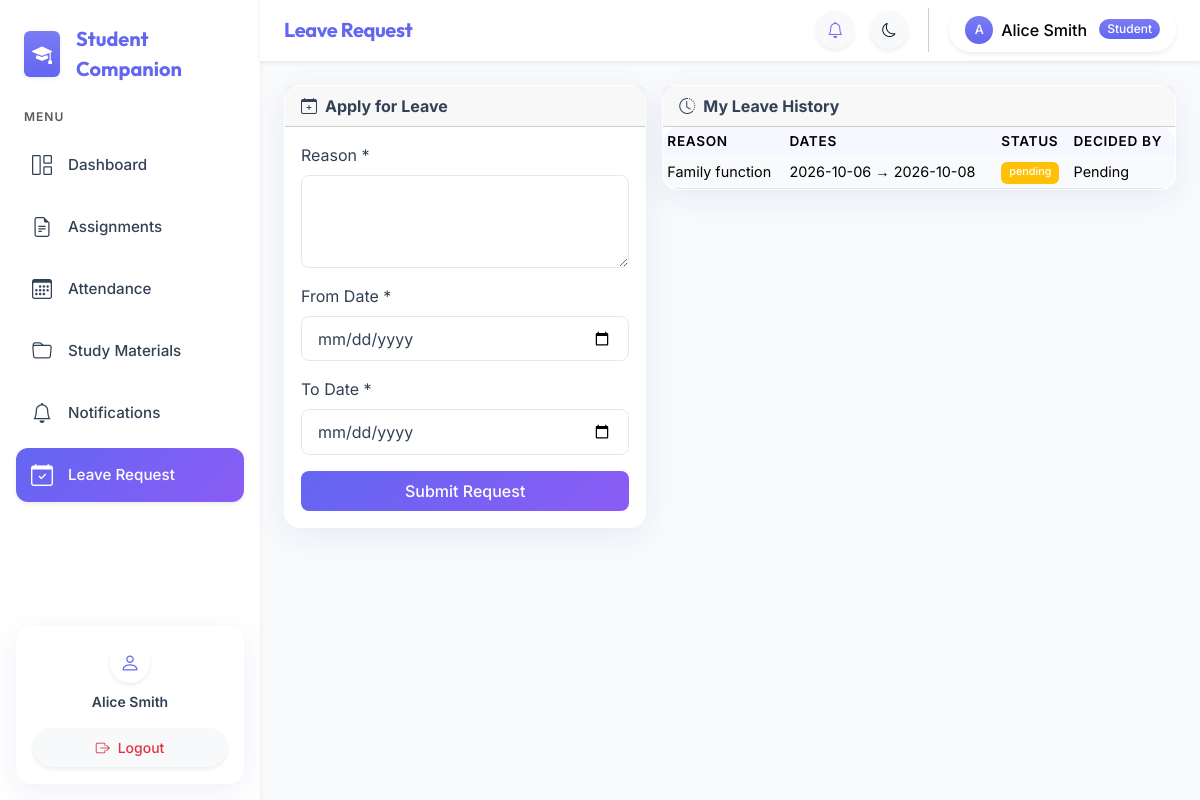
/learner/leave.php (signed in), run on the app's committed database.
### tables this page shows
CREATE TABLE IF NOT EXISTS users (
    id INT UNSIGNED AUTO_INCREMENT PRIMARY KEY,
    name VARCHAR(150) NOT NULL,
    email VARCHAR(191) NOT NULL UNIQUE,
    password_hash VARCHAR(255) NOT NULL,
    role ENUM('admin','mentor','learner') NOT NULL,
    department_id INT UNSIGNED NULL,
    year TINYINT UNSIGNED NULL,
    status ENUM('active','inactive') NOT NULL DEFAULT 'active',
    force_password_reset TINYINT(1) NOT NULL DEFAULT 0,
    created_at TIMESTAMP NOT NULL DEFAULT CURRENT_TIMESTAMP,
    FOREIGN KEY (department_id) REFERENCES departments(id) ON DELETE SET NULL
);

CREATE TABLE IF NOT EXISTS leave_requests (
    id INT UNSIGNED AUTO_INCREMENT PRIMARY KEY,
    requested_by INT UNSIGNED NOT NULL,
    requested_to_role ENUM('mentor','admin') NOT NULL,
    reason TEXT NOT NULL,
    from_date DATE NOT NULL,
    to_date DATE NOT NULL,
    status ENUM('pending','approved','rejected') NOT NULL DEFAULT 'pending',
    approved_by INT UNSIGNED NULL,
    created_at TIMESTAMP NOT NULL DEFAULT CURRENT_TIMESTAMP,
    FOREIGN KEY (requested_by) REFERENCES users(id) ON DELETE CASCADE,
    FOREIGN KEY (approved_by) REFERENCES users(id) ON DELETE SET NULL
);

### config/database.php (called while the page is built, shortened)
<?php
function get_db(): PDO {
    static $pdo = null;
    if ($pdo === null) {
        $dsn = 'mysql:host=' . DB_HOST . ';dbname=' . DB_NAME . ';charset=utf8mb4';
        $pdo = new PDO($dsn, DB_USER, DB_PASS, [
            PDO::ATTR_ERRMODE            => PDO::ERRMODE_EXCEPTION,
            PDO::ATTR_DEFAULT_FETCH_MODE => PDO::FETCH_ASSOC,
            PDO::ATTR_EMULATE_PREPARES   => false,
        ]);
    }
    return $pdo;
}

### includes/auth_check.php (called while the page is built, shortened)
<?php
require_once dirname(__DIR__) . '/config/database.php';
require_once dirname(__DIR__) . '/includes/helpers.php';
try {
    $stmt = get_db()->prepare('SELECT id, name, email, role, department_id, year, status FROM users WHERE id = ? AND status = "active" LIMIT 1');
    $stmt->execute([$_SESSION['user_id']]);
    $current_user = $stmt->fetch();
} catch (Throwable) {}

### includes/helpers.php (called while the page is built, shortened)
<?php
function e(string $str): string {
    return htmlspecialchars($str, ENT_QUOTES, 'UTF-8');
}

### learner/leave.php (the view, shortened to what this page needs)
<?php
$page_title    = 'Leave Request';
require_once dirname(__DIR__) . '/config/database.php';
require_once dirname(__DIR__) . '/includes/auth_check.php';
$db  = get_db();
$uid = $current_user['id'];
$ms_stmt=$db->prepare('SELECT mentor_id FROM mentor_students WHERE student_id=? LIMIT 1');
$ms_stmt->execute([$uid]); $ms=$ms_stmt->fetch();
$mentor_id = $ms['mentor_id'] ?? null;
$my_leaves=$db->prepare(
    "SELECT lr.*,u.name AS approver FROM leave_requests lr LEFT JOIN users u ON lr.approved_by=u.id
     WHERE lr.requested_by=? ORDER BY lr.created_at DESC"
);
$my_leaves->execute([$uid]); $my_leaves=$my_leaves->fetchAll();
require_once dirname(__DIR__).'/includes/header.php';
require_once dirname(__DIR__).'/includes/sidebar.php';
require_once dirname(__DIR__).'/includes/navbar.php';
?>
<div class="main-content p-4">
<div class="row g-3">
    <div class="col-md-5">
        <div class="card">
            <div class="card-header fw-bold"><i class="bi bi-calendar-plus me-2"></i>Apply for Leave</div>
            <div class="card-body">
                <form method="POST">
                    <div class="mb-3"><label class="form-label">Reason *</label><textarea name="reason" class="form-control" rows="3" required></textarea></div>
                    <div class="mb-3"><label class="form-label">From Date *</label><input type="date" name="from_date" class="form-control" min="<?= date('Y-m-d') ?>" required></div>
                    <div class="mb-3"><label class="form-label">To Date *</label><input type="date" name="to_date" class="form-control" min="<?= date('Y-m-d') ?>" required></div>
                    <button type="submit" class="btn btn-primary w-100" <?= !$mentor_id?'disabled':'' ?>>Submit Request</button>
                </form>
            </div>
        </div>
    </div>
    <div class="col-md-7">
        <div class="card">
            <div class="card-header fw-bold"><i class="bi bi-clock-history me-2"></i>My Leave History</div>
            <div class="table-responsive">
                <table class="table table-sm mb-0">
                    <thead class="table-light"><tr><th>Reason</th><th>Dates</th><th>Status</th><th>Decided By</th></tr></thead>
                    <tbody>
                    <?php if ($my_leaves): foreach ($my_leaves as $l): ?>
                    <tr>
                        <td><?= e($l['reason']) ?></td>
                        <td class="small"><?= e($l['from_date']) ?> → <?= e($l['to_date']) ?></td>
                        <td><span class="badge bg-<?= match($l['status']){'pending'=>'warning','approved'=>'success',default=>'danger'} ?>"><?= $l['status'] ?></span></td>
                        <td><?= e($l['approver']??'Pending') ?></td>
                    </tr>
                    <?php endforeach; else: ?><tr><td colspan="4" class="text-muted text-center py-3">No leave requests.</td></tr><?php endif; ?>
                    </tbody>
                </table>
            </div>
        </div>
    </div>
</div>
</div>
<?php require_once dirname(__DIR__).'/includes/footer.php'; ?>

### includes/sidebar.php (shortened to what this page needs)
<?php
$role = $_SESSION['role'] ?? '';
$current_page = basename($_SERVER['PHP_SELF']);
function nav_link(string $href, string $icon, string $label, string $current_page): string {
    $active = (basename($href) === $current_page) ? ' active shadow-sm' : '';
    return '<li class="nav-item"><a class="nav-link' . $active . ' d-flex align-items-center" href="' . $href . '"><i class="bi bi-' . $icon . ' me-3 fs-5"></i><span>' . $label . '</span></a></li>';
}
$base = BASE_URL;
?>
<nav class="sidebar d-none d-md-flex flex-column flex-shrink-0 p-3 border-end-0 shadow-sm z-3 animate__animated animate__fadeInLeft">
    <a href="<?= $base ?>index.php" class="d-flex align-items-center mb-4 text-decoration-none px-2 mt-2">
        <div class="bg-primary bg-gradient text-white rounded p-2 me-3 shadow-sm d-flex align-items-center justify-content-center">
            <i class="bi bi-mortarboard-fill fs-5"></i>
        </div>
        <span class="fw-bold fs-5 text-primary tracking-tight" style="font-family: var(--bs-heading-font-family);"><?= APP_NAME ?></span>
    </a>
    <ul class="nav nav-pills flex-column mb-auto gap-1">
        <li class="nav-item mb-2 px-2 small text-muted text-uppercase fw-semibold" style="letter-spacing: 1px; font-size: 0.75rem;">Menu</li>
        <?php if ($role === 'admin'): ?>
            <?= nav_link($base.'admin/dashboard.php', 'grid-1x2', 'Dashboard', $current_page) ?>
            <?= nav_link($base.'admin/departments.php', 'building', 'Departments', $current_page) ?>
            <?= nav_link($base.'admin/students.php', 'people', 'Students', $current_page) ?>
            <?= nav_link($base.'admin/mentors.php', 'person-video3', 'Mentors', $current_page) ?>
            <?= nav_link($base.'admin/notifications.php', 'bell', 'Notifications', $current_page) ?>
            <?= nav_link($base.'admin/leave.php', 'calendar-check', 'Leave Requests', $current_page) ?>
            <?= nav_link($base.'admin/analytics.php', 'bar-chart', 'Analytics', $current_page) ?>
            <?= nav_link($base.'admin/reports.php', 'file-earmark-arrow-down', 'Reports', $current_page) ?>
            <?= nav_link($base.'admin/audit_log.php', 'journal-text', 'Audit Log', $current_page) ?>
        <?php elseif ($role === 'learner'): ?>
            <?= nav_link($base.'learner/dashboard.php', 'grid-1x2', 'Dashboard', $current_page) ?>
            <?= nav_link($base.'learner/assignments.php', 'file-earmark-text', 'Assignments', $current_page) ?>
            <?= nav_link($base.'learner/attendance.php', 'calendar3', 'Attendance', $current_page) ?>
            <?= nav_link($base.'learner/materials.php', 'folder', 'Study Materials', $current_page) ?>
            <?= nav_link($base.'learner/notifications.php', 'bell', 'Notifications', $current_page) ?>
            <?= nav_link($base.'learner/leave.php', 'calendar-check', 'Leave Request', $current_page) ?>
        <?php endif; ?>
    </ul>
    <div class="mt-auto pt-3">
        <div class="card border-0 shadow-sm bg-primary bg-gradient bg-opacity-10 rounded-4 overflow-hidden">
            <div class="card-body p-3 d-flex flex-column align-items-center text-center">
                <div class="bg-white rounded-circle shadow-sm d-flex align-items-center justify-content-center mb-2" style="width: 40px; height: 40px;">
                    <i class="bi bi-person text-primary fs-5"></i>
                </div>
                <div class="small fw-semibold text-truncate w-100"><?= htmlspecialchars($current_user['name'] ?? '', ENT_QUOTES) ?></div>
                <a href="<?= $base ?>logout.php" class="btn btn-sm btn-light w-100 text-danger shadow-sm rounded-pill"><i class="bi bi-box-arrow-right me-2"></i>Logout</a>
            </div>
        </div>
    </div>
</nav>

### includes/navbar.php (shortened to what this page needs)
<?php
$role = $_SESSION['role'] ?? '';
$base = BASE_URL;
$role_label = match($role) { 'admin' => 'HOD', 'mentor' => 'Mentor', default => 'Student' };
$role_badge = match($role) { 'admin' => 'danger', 'mentor' => 'warning', default => 'primary' };
?>
<div class="content-wrapper flex-grow-1 d-flex flex-column">
<nav class="navbar navbar-expand-md sticky-top px-4 py-2 border-bottom-0 shadow-sm animate__animated animate__fadeInDown">
    <div class="d-flex align-items-center">
        <span class="navbar-brand fw-bold d-none d-md-inline mb-0 h5 text-primary tracking-tight"><?= htmlspecialchars($page_title ?? APP_NAME, ENT_QUOTES) ?></span>
    </div>
    <div class="ms-auto d-flex align-items-center gap-3">
        <a href="<?php
            echo match($role) {
                'admin'  => $base.'admin/notifications.php',
                'mentor' => $base.'mentor/dashboard.php',
                default  => $base.'learner/notifications.php',
            };
        ?>" class="btn btn-sm btn-light rounded-circle position-relative shadow-sm p-2" id="notif-btn" style="width: 38px; height: 38px; display: flex; align-items: center; justify-content: center;">
            <i class="bi bi-bell text-secondary fs-6"></i>
        </a>
        <button class="btn btn-sm btn-light rounded-circle shadow-sm p-2" onclick="toggleTheme()" title="Toggle theme" style="width: 38px; height: 38px; display: flex; align-items: center; justify-content: center;">
            <i class="bi bi-moon-stars text-secondary fs-6" id="theme-icon"></i>
        </button>
        <div class="dropdown">
            <button class="btn btn-light rounded-pill shadow-sm d-flex align-items-center gap-2 px-3 py-2 border-0" data-bs-toggle="dropdown" style="background: var(--sidebar-bg);">
                <div class="bg-primary bg-gradient rounded-circle d-flex align-items-center justify-content-center text-white" style="width: 28px; height: 28px; font-size: 0.8rem;">
                    <?= strtoupper(substr($current_user['name'] ?? 'U', 0, 1)) ?>
                </div>
                <span class="fw-medium d-none d-sm-inline"><?= htmlspecialchars($current_user['name'] ?? '', ENT_QUOTES) ?></span>
                <span class="badge bg-<?= $role_badge ?> bg-gradient rounded-pill px-2 py-1 ms-1"><?= $role_label ?></span>
            </button>
        </div>
    </div>
</nav>

### assets/css/style.css (style rules this page uses)
:root { --bs-primary: #6366f1; --bs-primary-rgb: 99, 102, 241; --bs-secondary: #8b5cf6; --bs-secondary-rgb: 139, 92, 246; --bs-success: #10b981; --bs-warning: #f59e0b; --bs-danger: #ef4444; --bs-info: #0ea5e9; --bs-body-font-family: 'Inter', sans-serif; --bs-heading-font-family: 'Outfit', sans-serif; --bs-body-bg: #f8fafc; --bs-body-color: #334155; --bs-border-color: #e2e8f0; --card-bg: rgba(255, 255, 255, 0.9); --glass-border: rgba(255, 255, 255, 0.4); --glass-shadow: 0 8px 32px 0 rgba(31, 38, 135, 0.07); --sidebar-bg: #ffffff; --sidebar-hover: #f9f1f1; }
body { font-family: var(--bs-body-font-family); background-color: var(--bs-body-bg); color: var(--bs-body-color); transition: background-color 0.3s ease, color 0.3s ease; -webkit-font-smoothing: antialiased; }
h1, h2, h3, h4, h5, h6, .navbar-brand { font-family: var(--bs-heading-font-family); font-weight: 600; letter-spacing: -0.02em; }
.glass-card, .card { background: var(--card-bg) !important; backdrop-filter: blur(12px); -webkit-backdrop-filter: blur(12px); border: 1px solid var(--glass-border) !important; border-radius: 1rem !important; box-shadow: var(--glass-shadow) !important; transition: transform 0.3s cubic-bezier(0.4, 0, 0.2, 1), box-shadow 0.3s ease; }
.btn { border-radius: 0.5rem; font-weight: 500; padding: 0.5rem 1.25rem; transition: all 0.3s ease; }
.btn-primary { background: linear-gradient(135deg, var(--bs-primary), var(--bs-secondary)); border: none; color: white; }
.sidebar { width: 260px; min-height: 100vh; position: sticky; top: 0; height: 100vh; overflow-y: auto; background: var(--sidebar-bg); border-right: 1px solid var(--bs-border-color); flex-shrink: 0; transition: background-color 0.3s ease, border-color 0.3s ease; }
.sidebar .nav-link { color: var(--bs-body-color); border-radius: 0.75rem; padding: 0.75rem 1rem; font-size: 0.95rem; font-weight: 500; transition: all 0.2s ease; margin-bottom: 0.25rem; }
.sidebar .nav-link i { font-size: 1.1rem; transition: transform 0.2s ease; }
.sidebar .nav-link.active { background: linear-gradient(135deg, var(--bs-primary), var(--bs-secondary)); color: #fff; box-shadow: 0 4px 12px rgba(var(--bs-primary-rgb), 0.3); }
.sidebar .nav-link.active i { transform: scale(1.1); }
.navbar { background: var(--card-bg) !important; backdrop-filter: blur(16px); -webkit-backdrop-filter: blur(16px); border-bottom: 1px solid var(--glass-border) !important; }
.content-wrapper { min-width: 0; }
.main-content { padding: 1.5rem; }
.table-responsive { border-radius: 1rem; }
.table { border-collapse: separate; border-spacing: 0; }
.table th { white-space: nowrap; font-size: 0.85rem; text-transform: uppercase; letter-spacing: 0.05em; background-color: rgba(var(--bs-primary-rgb), 0.05) !important; border-bottom: none; font-weight: 600; }
.table td { vertical-align: middle; font-size: 0.9rem; border-bottom-color: var(--bs-border-color); }
.badge { padding: 0.5em 0.75em; font-weight: 500; }
.form-control, .form-select { border-radius: 0.5rem; border: 1px solid var(--bs-border-color); padding: 0.6rem 1rem; background-color: var(--sidebar-bg); color: var(--bs-body-color); transition: all 0.2s; }

### data on the page
users: name "Alice Smith", name "A"
leave_requests: reason "Family function", from_date "2026-10-06", to_date "2026-10-08", status "pending", approver "Pending"

### other printed values
APP_NAME "Student Companion"
$label "Dashboard Assignments Attendance Study Materials Notifications Leave Request"
$page_title "Leave Request"
$role_label "Student"
